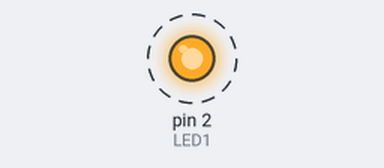
Recording of a sketch running on a simulated Arduino Uno, built with avr-gcc and run on an emulated ATmega328P. Shown: output pins drawn as LEDs (lit = HIGH). Dashed ring = blinking.

Above: at 0.2 s.
Timing chart, 0 to 3.0 s (numbered marks = the images above):
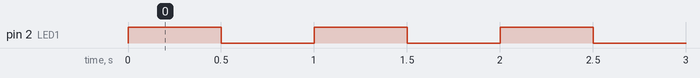

Measured:
- by itself, pin 2 (LED1): alternates HIGH for 0.50 s and LOW for 0.50 s

The sketch:

Test.ino
```cpp
int LED1 = 2;

void setup() {
  // put your setup code here, to run once:
  pinMode(LED1 ,OUTPUT);
  digitalWrite(LED1 ,HIGH);
}

void loop() {
  // put your main code here, to run repeatedly:
  digitalWrite(LED1 ,HIGH);
  delay(500);
  digitalWrite(LED1 ,LOW);
  delay(500);
}
```
